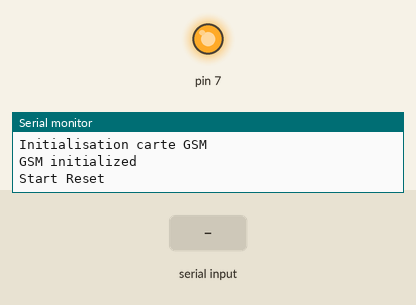
Recording of a sketch running on a simulated Arduino Uno, built for the host (arithmetic inside an expression is 32-bit, double 64-bit). Shown: output pins drawn as LEDs (lit = HIGH), the last lines printed to the serial monitor. Inputs (shaded band) come from the test bench. The modem accepts every AT command (registered, SIM ready, sends succeed) and sends nothing else.

Above: at 2.1 s.
At 16.2 s:
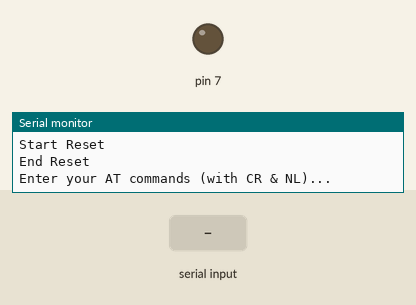
16.3 s: ":\n" received over Serial
18.8 s: "e\n" received over Serial
21.3 s: "l\n" received over Serial
Timing chart, 0 to 24.3 s (numbered marks = the images above; inputs shaded):
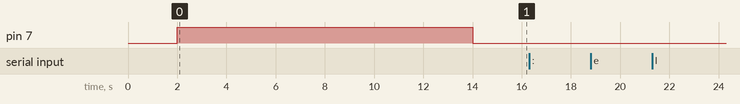

The sketch:

sendCredit.ino
```cpp
#include <string.h>
#include <GSM.h>
#include <SoftwareSerial.h>

#define NUMBERSERVER "774686888"
#define PINNUMBER ""
GSM gsmAccess;
GSM_SMS sms;
SoftwareSerial cell(2,3);
String reponse="";
char incoming_char = 0;
String ligne="";
String serial="";
long temps=0;

void initGSM(){
   Serial.println("Initialisation carte GSM");

  // connection state
  boolean notConnected = true;

  // Start GSM shield
  // If your SIM has PIN, pass it as a parameter of begin() in quotes
  while (notConnected) {
    if (gsmAccess.begin(PINNUMBER) == GSM_READY) {
      notConnected = false;
    } else {
      Serial.println("Not connected");
      delay(1000);
    }
  }

  Serial.println("GSM initialized");
}

void setup() {
  // put your setup code here, to run once:
  Serial.begin(9600);
  initGSM();
   // Reset
  Serial.println("Start Reset");
  pinMode(7, OUTPUT);
  digitalWrite(7, HIGH);
  delay(12000);
  digitalWrite(7, LOW);
  delay(1000);
  Serial.println("End Reset");

  cell.begin(9600);
  Serial.println("Enter your AT commands (with CR & NL)...");
  temps = millis();
}

void loop() {
  // put your main code here, to run repeatedly:
  if(cell.available() > 0){
    incoming_char = cell.read();
    if((incoming_char >= ' ') && (incoming_char<='z'))
      reponse+=incoming_char;
    else{

       if(incoming_char == 10){
        reponse+="\n";
       }

    }
    //}
    //Serial.println(reponse);
   }
if(Serial.available() > 0)
  {
    serial = Serial.readString();
    Serial.println(serial);
    //if(serial=="credit")
      executeUSSD();
  }
if(millis() - temps > 10000){
  //Serial.print(i);
  Serial.print("la valeur ");
  //Serial.println(reponse);
  afficherCredit();
  temps = millis();
  }

}

void sendSMS(String donnees){
    char buff[donnees.length()+1];
    donnees.toCharArray(buff,donnees.length()+1);
    sms.beginSMS(NUMBERSERVER);
    sms.print(buff);
    sms.endSMS();
    Serial.println(buff);


}


void executeUSSD(){
  cell.print("AT+CUSD=1,\"#123#\"\r\n");
  delay(500);
}

void traitement(){
ligne="";
  char buff[reponse.length()+1];
  reponse.toCharArray(buff, reponse.length()+1);
  int c=0;
  for(int i=0; i<=reponse.length(); i++){
    if(buff[i] =='\n') c++;
    if(c==1)
      ligne+=buff[i+1];
  }
  Serial.println(ligne);
  //Serial.println();
}

void afficherCredit(){
  traitement();
   String montant="";
  String date="";
  char buff[ligne.length()+1];
  ligne.toCharArray(buff, ligne.length()+1);
  int c=0;
  int d=0;
  int arr=0;
   for(int i=0; i<=ligne.length(); i++){
    if(buff[i] == ':')c++;
    else if(buff[i] == 'e' && buff[i-1] == 'l'  )d++;
    if(c==2){
      if(buff[i]!='F' && arr==0) montant+=buff[i];
      else arr=1;
    }
    if(d==1){
      if(buff[i]!='.') date+=buff[i];
      else break;
    }
   }
   Serial.println(montant.substring(2));
   Serial.println(date.substring(2));
}
```
